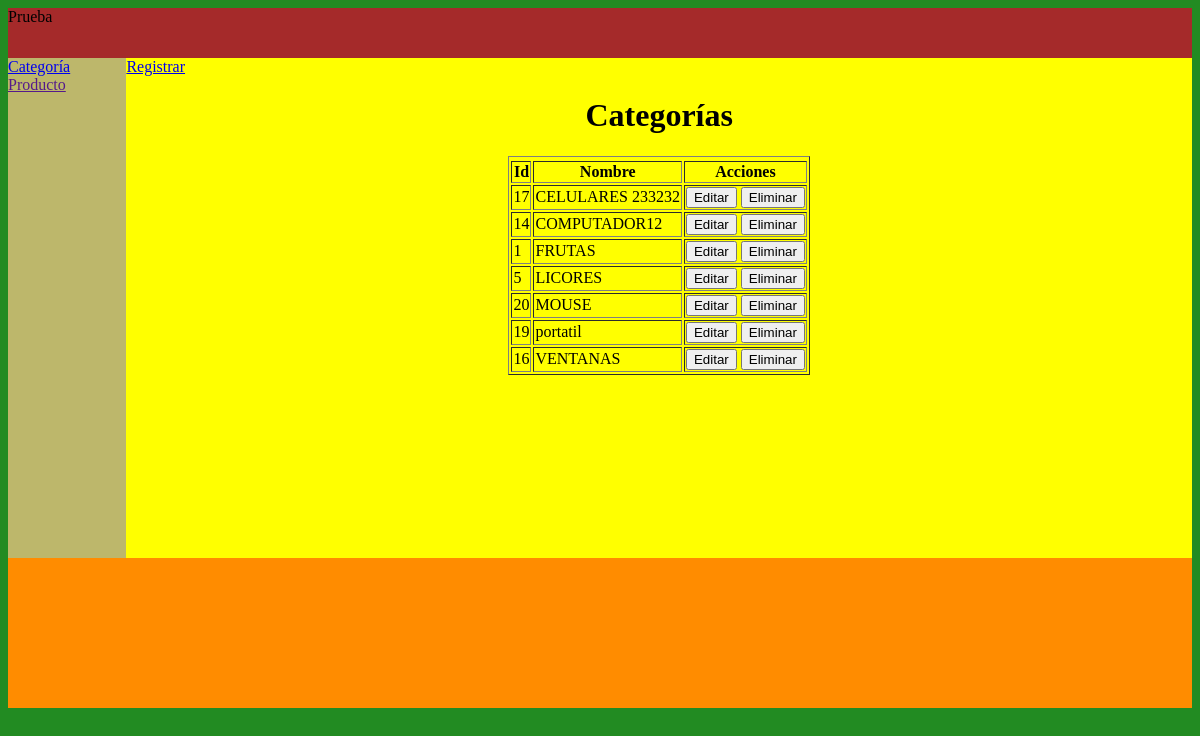
/Vista/listarCategoria.php, run on the app's committed database.
### tables this page shows
CREATE TABLE `categoria` (
  `idCategoria` int(11) NOT NULL,
  `nombre` varchar(40) NOT NULL
);

### Controlador/controladorCategoria.php (called while the page is built, shortened)
<?php
require_once('../Modelo/crudCategoria.php');
class controladorCategoria{
    public function listarCategoria(){
       $crudCategoria = new crudCategoria();
       $listaCategoria = $crudCategoria->listarCategoria();
       return $listaCategoria;
    }
}
$controladorCategoria = new controladorCategoria();
$listaCategoria = $controladorCategoria->listarCategoria();
?>

### Modelo/crudCategoria.php (called while the page is built, shortened)
<?php
class crudCategoria{
    public function listarCategoria(){
      $baseDatos = Conexion::conectar();
      $sql = $baseDatos->query('SELECT * FROM categoria ORDER BY nombre ASC');
      $sql->execute();
      return($sql->fetchAll());
    }
}
?>

### Vista/listarCategoria.php (the view, shortened to what this page needs)
<?php
require_once('../Controlador/controladorCategoria.php');
require_once('layoutSuperior.php');
?>
<a href="../Controlador/controladorCategoria.php?vista=registrarCategoria.php" >Registrar</a>
    <h1 align="center">Categorías</h1>
    <table border="1" align="center">
        <thead>
            <tr>
            <tr>
                <th>Id</th>
                <th>Nombre</th>
                <th>Acciones</th>
            </tr>
        </thead>
        <tbody>
            <?php
                foreach($listaCategoria as $categoria){
                    echo "<tr>";
                    echo "<td>".$categoria['idCategoria']."</td>";
                    echo "<td>".$categoria['nombre']."</td>";
                    echo "<td>
                    <form id='frmCategoria$categoria[idCategoria]' method='POST' action='../Controlador/controladorCategoria.php'>
                        <input type='hidden' name='idCategoria' value=".$categoria['idCategoria']." />
                        <button type='submit' name='Editar'>Editar</button>
                        <button type='button' onclick='validarEliminacion($categoria[idCategoria])' name='Eliminar'>Eliminar</button>
                        <input type='hidden' name='Eliminar' />
                        </form>
                    </td>";
                    echo "</tr>";
                }
            ?>
        </tbody>
    </table>
<?php
require_once('layoutInferior.php');
?>

### assets/css/style.css (style rules this page uses)
body { background-color: forestgreen; }

### data on the page
categoria: idCategoria "17", nombre "CELULARES 233232"
categoria: idCategoria "14", nombre "COMPUTADOR12"
categoria: idCategoria "1", nombre "FRUTAS"
categoria: idCategoria "5", nombre "LICORES"
categoria: idCategoria "20", nombre "MOUSE"
categoria: idCategoria "19", nombre "portatil"
categoria: idCategoria "16", nombre "VENTANAS"
